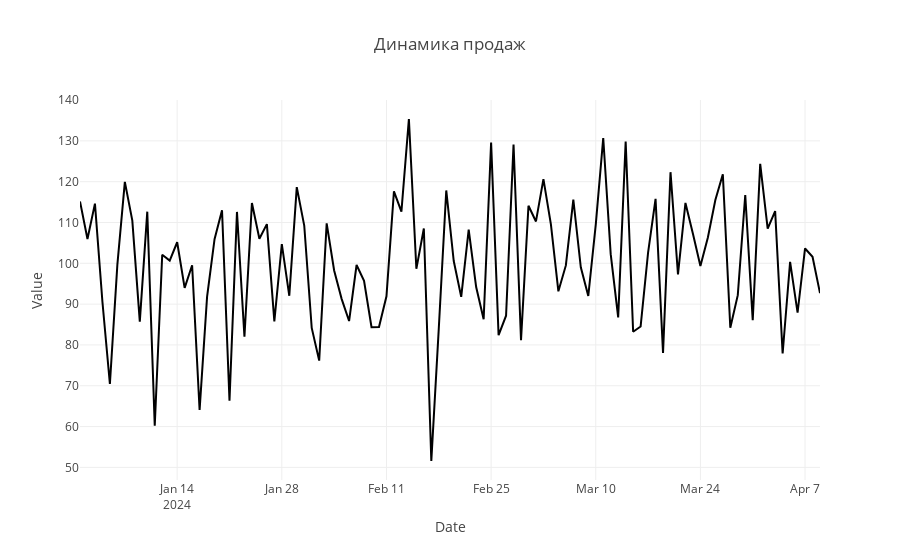

Notebook code cell kept with this figure:
### Code cell
import pandas as pd
import numpy as np
import plotly.express as px
from datetime import datetime

# Генерация данных
def generate_test_data(rows=100):
    dates = pd.date_range(start='2024-01-01', periods=rows, freq='D')
    categories = ['A', 'B', 'C', 'D']
    
    data = {
        'Date': dates,
        'Category': [random.choice(categories) for _ in range(rows)],
        'Value': np.random.normal(100, 15, rows),
        'Quantity': np.random.randint(1, 100, rows)
    }
    
    return pd.DataFrame(data)

# Создаем данные
df = generate_test_data()

# Показываем данные
display(df.head())

# Создаем график
fig = px.line(df.groupby('Date')['Value'].sum().reset_index(), 
              x='Date', 
              y='Value', 
              title='Динамика продаж')
fig.show()
